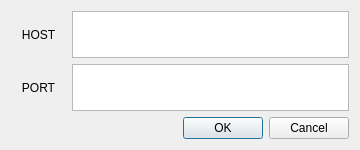
<?xml version="1.0" encoding="UTF-8"?>
<ui version="4.0">
 <class>Dialog_Connection</class>
 <widget class="QDialog" name="Dialog_Connection">
  <property name="geometry">
   <rect>
    <x>0</x>
    <y>0</y>
    <width>360</width>
    <height>150</height>
   </rect>
  </property>
  <property name="windowTitle">
   <string>Dialog</string>
  </property>
  <layout class="QVBoxLayout" name="verticalLayout" stretch="1,1,2">
   <item>
    <layout class="QHBoxLayout" name="horizontalLayout_host" stretch="1,5">
     <item>
      <widget class="QLabel" name="label_host">
       <property name="text">
        <string>HOST</string>
       </property>
       <property name="alignment">
        <set>Qt::AlignCenter</set>
       </property>
      </widget>
     </item>
     <item>
      <widget class="QPlainTextEdit" name="plainTextEdit_host">
       <property name="sizePolicy">
        <sizepolicy hsizetype="Ignored" vsizetype="Ignored">
         <horstretch>0</horstretch>
         <verstretch>0</verstretch>
        </sizepolicy>
       </property>
       <property name="toolTip">
        <string/>
       </property>
       <property name="verticalScrollBarPolicy">
        <enum>Qt::ScrollBarAlwaysOff</enum>
       </property>
       <property name="horizontalScrollBarPolicy">
        <enum>Qt::ScrollBarAlwaysOff</enum>
       </property>
       <property name="sizeAdjustPolicy">
        <enum>QAbstractScrollArea::AdjustIgnored</enum>
       </property>
      </widget>
     </item>
    </layout>
   </item>
   <item>
    <layout class="QHBoxLayout" name="horizontalLayout_port" stretch="1,5">
     <item>
      <widget class="QLabel" name="label_port">
       <property name="text">
        <string>PORT</string>
       </property>
       <property name="alignment">
        <set>Qt::AlignCenter</set>
       </property>
      </widget>
     </item>
     <item>
      <widget class="QPlainTextEdit" name="plainTextEdit_port">
       <property name="sizePolicy">
        <sizepolicy hsizetype="Ignored" vsizetype="Ignored">
         <horstretch>0</horstretch>
         <verstretch>0</verstretch>
        </sizepolicy>
       </property>
       <property name="verticalScrollBarPolicy">
        <enum>Qt::ScrollBarAlwaysOff</enum>
       </property>
       <property name="horizontalScrollBarPolicy">
        <enum>Qt::ScrollBarAlwaysOff</enum>
       </property>
      </widget>
     </item>
    </layout>
   </item>
   <item>
    <widget class="QDialogButtonBox" name="buttonBox">
     <property name="orientation">
      <enum>Qt::Horizontal</enum>
     </property>
     <property name="standardButtons">
      <set>QDialogButtonBox::Cancel|QDialogButtonBox::Ok</set>
     </property>
    </widget>
   </item>
  </layout>
 </widget>
 <resources/>
 <connections>
  <connection>
   <sender>buttonBox</sender>
   <signal>accepted()</signal>
   <receiver>Dialog_Connection</receiver>
   <slot>accept()</slot>
   <hints>
    <hint type="sourcelabel">
     <x>248</x>
     <y>254</y>
    </hint>
    <hint type="destinationlabel">
     <x>157</x>
     <y>274</y>
    </hint>
   </hints>
  </connection>
  <connection>
   <sender>buttonBox</sender>
   <signal>rejected()</signal>
   <receiver>Dialog_Connection</receiver>
   <slot>reject()</slot>
   <hints>
    <hint type="sourcelabel">
     <x>316</x>
     <y>260</y>
    </hint>
    <hint type="destinationlabel">
     <x>286</x>
     <y>274</y>
    </hint>
   </hints>
  </connection>
 </connections>
</ui>
